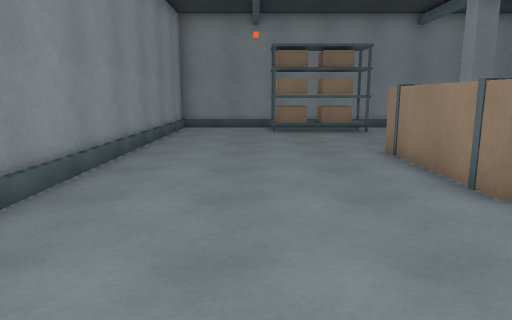
[1] (above)

22 first-person views from a walk through a scene from a Unity 3-D project. The camera is 1.4 m above the floor, tilts 10° down and sees 70° across. The floor is counted in squares, 1 m on a side. Each view is taken from the middle of a square. On the plan, view 1 faces up. The plan holds only what a view shows up to about 16 squares ahead; the rest is blank. The player character is not drawn.

[2]
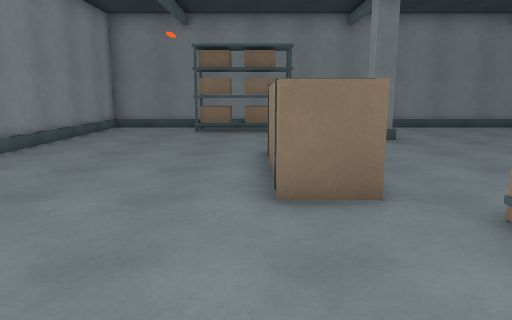

[3]
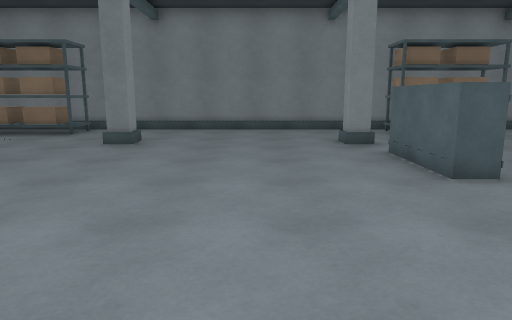

[4]
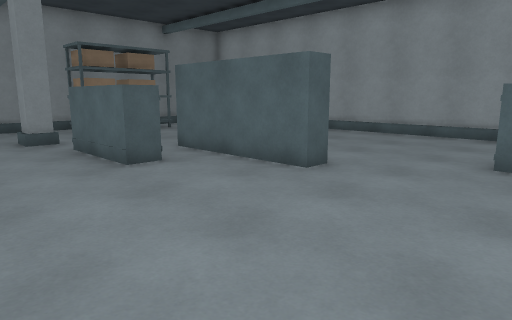

[5]
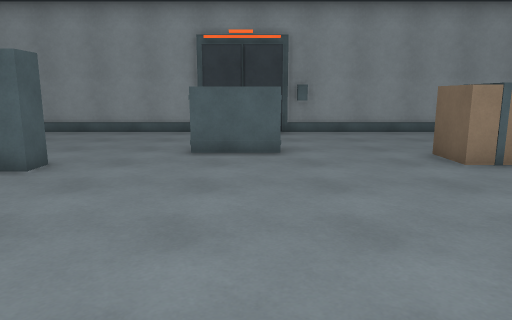

[6]
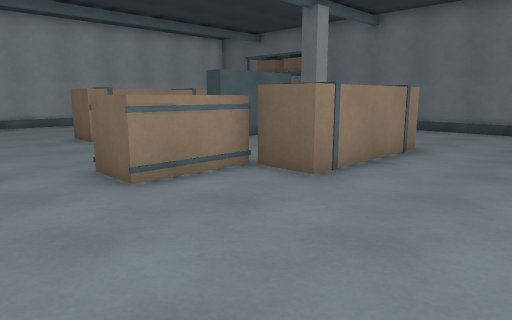

[7]
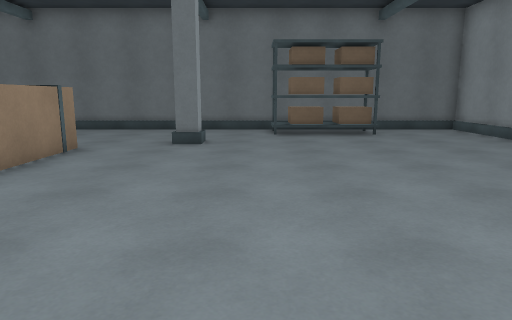

[8]
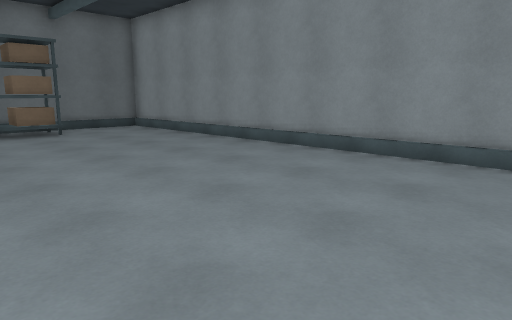

[9]
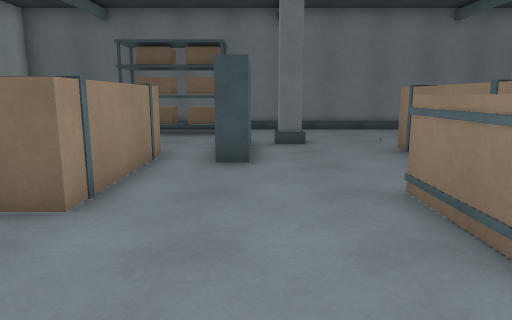

[10]
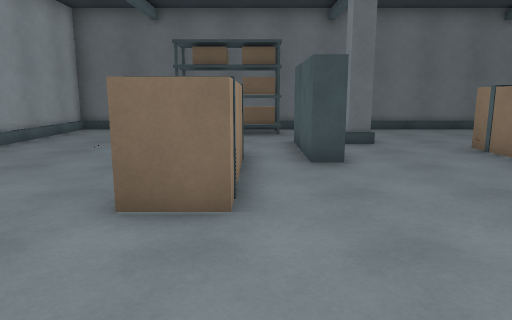

[11]
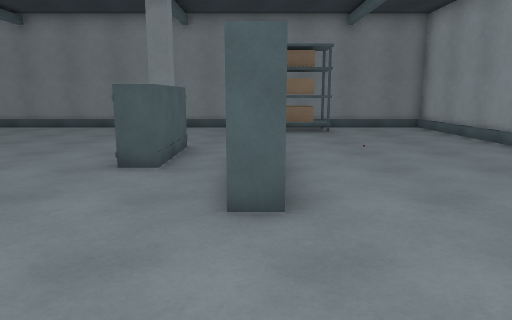

[12]
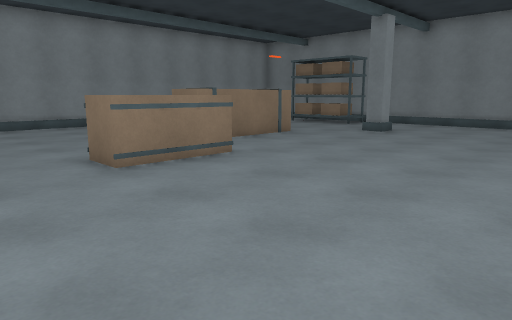

[13]
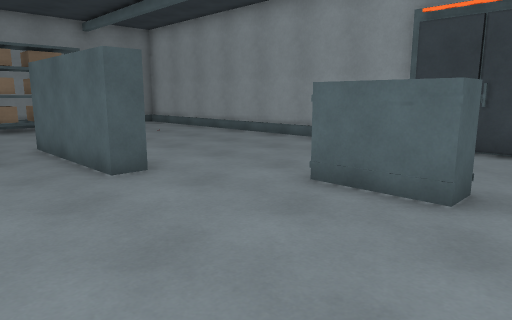

[14]
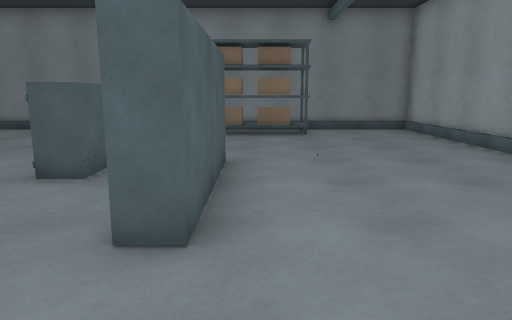

[15]
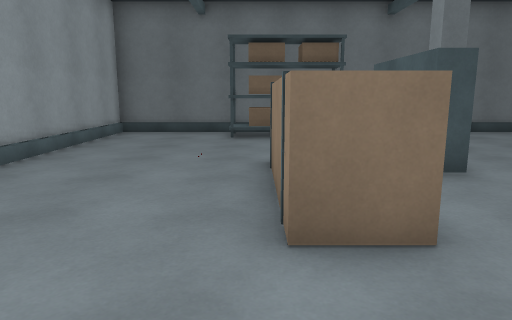

[16]
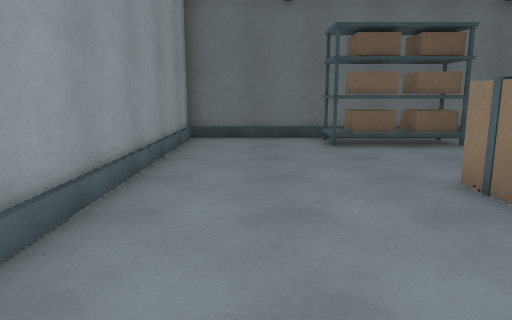

[17]
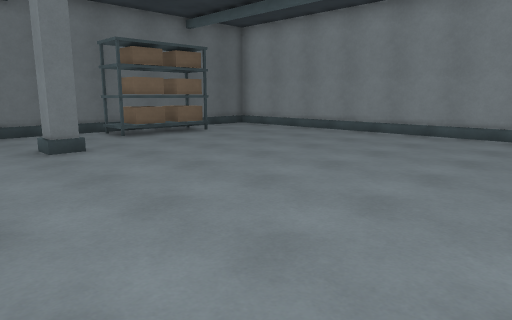

[18]
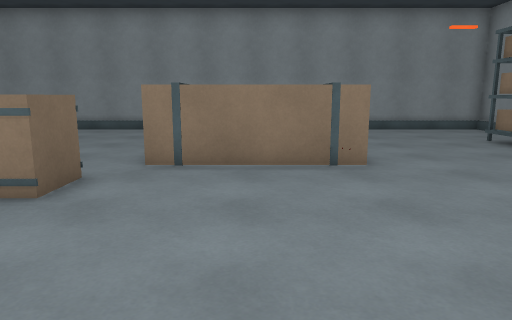

[19]
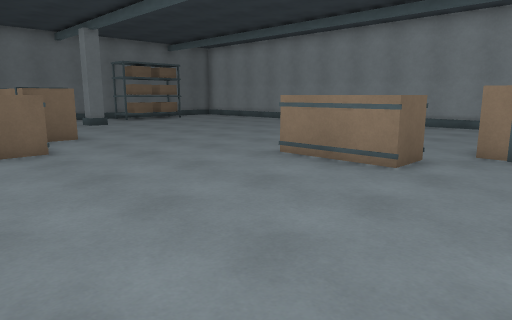

[20]
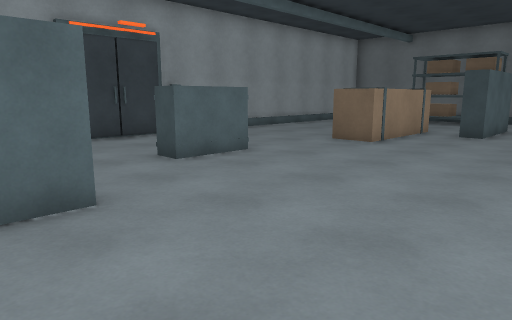

[21]
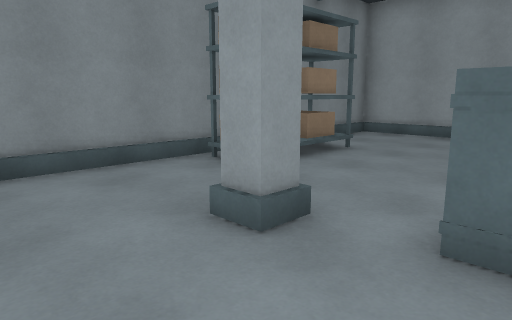

[22]
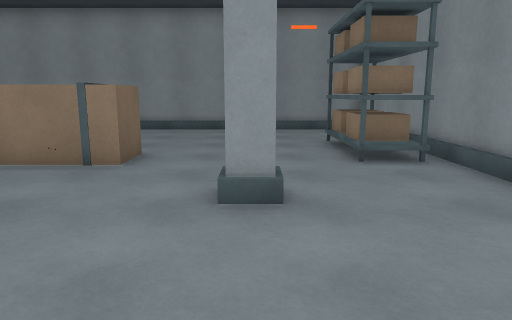

### Floor plan
Key: @ floor where view 1 was taken; # wall or solid block; . floor; / step, stairs or slope; T thing the floor can be seen under or through; O other object.
Columns run from 4 left of view 1 to 25 right of it. Each row starts with its distance up from view 1.
 17 ##############################
 16 #.///....////////////...////.#
 15 #/...O###.........../O#O/.../#
 14 #/...####............###..../#
 13 #/........................../#
 12 #/.........O......O........./#
 11 #/........................../#
 10 #/.................#......../#
  9 #/......O..........#......../#
  8 #/......O..........#.#....../#
  7 #/......O............#....../#
  6 #/......O............#....../#
  5 #/......O............#....../#
  4 #/........OO................/#
  3 #/........ O................/#
  2 #/........ O................##
  1 #/........OO...........O....#
  0 #/..@..................O....#
 -1 #/..........................#
 -2 #/..........................##
 -3 #/..............OO........../#
 -4 #/..............OO....O...../#
 -5 #/............OO O....O...../#
 -6 #/............OO......O...../#
 -7 #/............OO......O...../#
 -8 #/............OO...##.O...../#
 -9 #/............OO...##......./#
-10 #/.................##......./#
-11 #/.........O......O##......./#
-12 #/........................../#
-13 #/...####............TTT..../#
-14 #/...O###.........../OTO/.../#
-15 #.///....////////////...////.#
-16 ##############################

Positions as (right, up) in squares from view 1, and headings:
1: (0, 0), facing up
2: (3, 0), facing up
3: (11, 1), facing up
4: (11, 0), facing up-right
5: (10, 0), facing right
6: (6, 0), facing down-right
7: (5, 0), facing down
8: (5, 1), facing down-left
9: (15, 0), facing down
10: (17, 0), facing down
11: (17, 0), facing up
12: (14, -2), facing up-left
13: (14, -2), facing up-right
14: (18, 1), facing up
15: (19, -1), facing down
16: (22, -3), facing down
17: (10, -1), facing down-left
18: (12, 7), facing left
19: (14, 7), facing down-left
20: (12, 6), facing down-right
21: (11, 9), facing up-right
22: (12, 12), facing left
